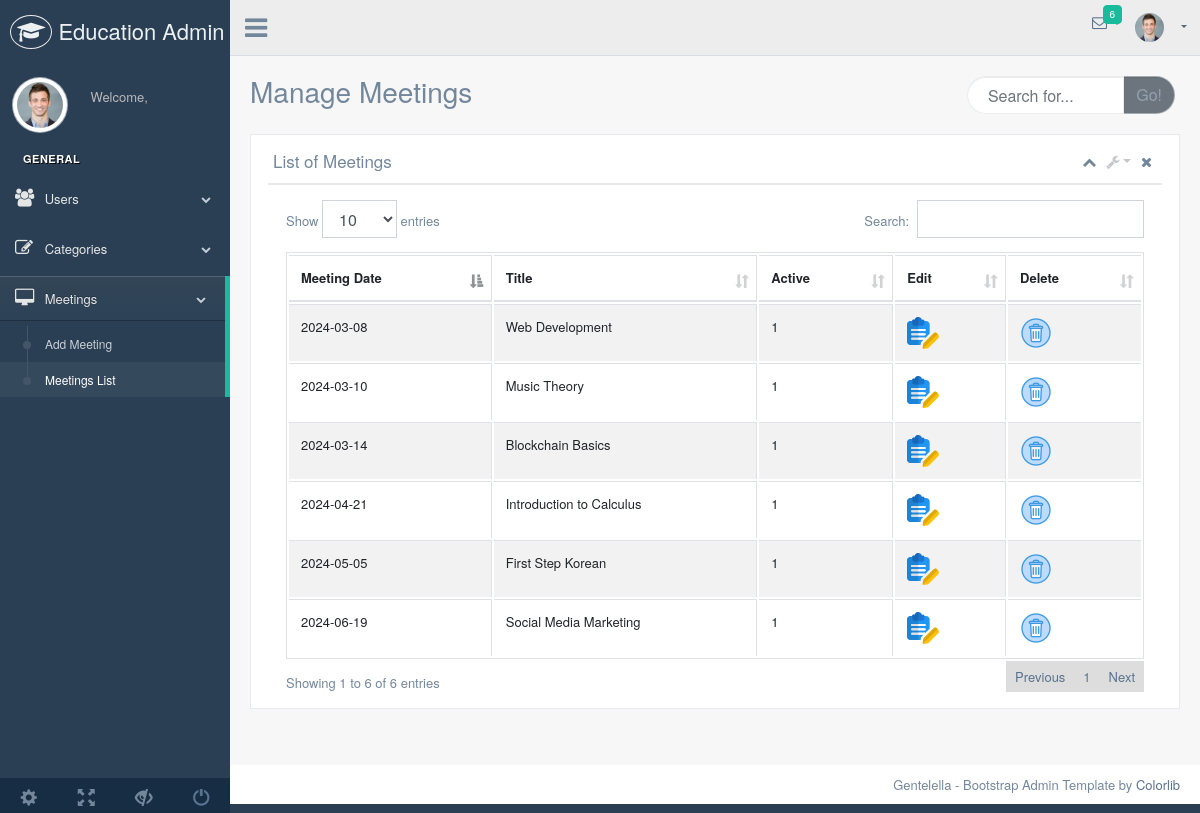
The app's page /admin/meetings.php, older data.
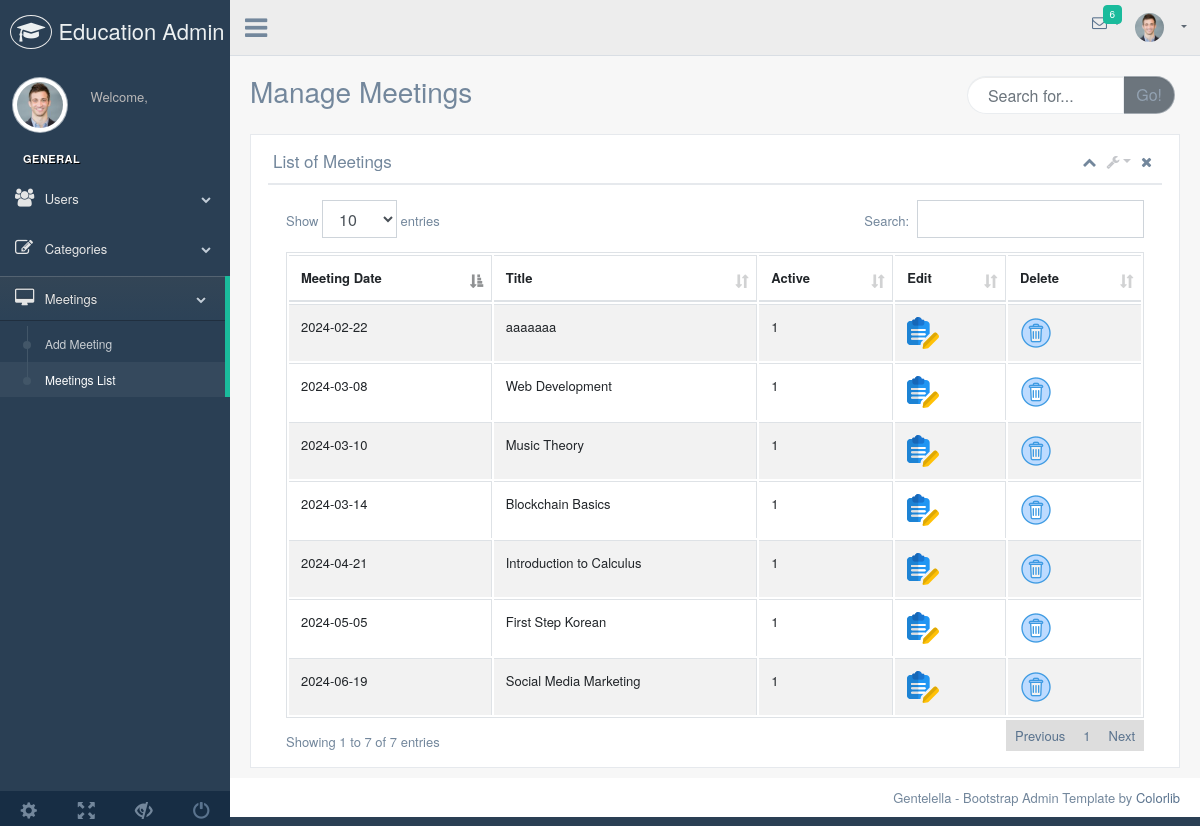
The same page, newer data.
### tables this page shows
CREATE TABLE `meetings` (
  `meeting_id` int(50) UNSIGNED NOT NULL,
  `title` text NOT NULL,
  `locatin` varchar(255) NOT NULL,
  `instructor_name` varchar(100) NOT NULL,
  `meeting_date` date NOT NULL,
  `price` double(255,2) NOT NULL,
  `description` varchar(100) NOT NULL,
  `content` longtext NOT NULL,
  `image` varchar(500) NOT NULL,
  `active` tinyint(1) NOT NULL,
  `category_id` int(50) UNSIGNED NOT NULL
);

### admin/meetings.php (the view, shortened to what the changed rows need)
<?php
include('./db.php');
$std = $dsn->prepare("SELECT * FROM `meetings`" );
$std->execute();
$data = $std->fetchAll();
?>
<!DOCTYPE html>
<html lang="en">
  <head>
    <link href="vendors/bootstrap/dist/css/bootstrap.min.css" rel="stylesheet">
    <link href="vendors/font-awesome/css/font-awesome.min.css" rel="stylesheet">
    <link href="vendors/nprogress/nprogress.css" rel="stylesheet">
    <link href="vendors/iCheck/skins/flat/green.css" rel="stylesheet">
    <link href="vendors/datatables.net-bs/css/dataTables.bootstrap.min.css" rel="stylesheet">
    <link href="vendors/datatables.net-buttons-bs/css/buttons.bootstrap.min.css" rel="stylesheet">
    <link href="vendors/datatables.net-fixedheader-bs/css/fixedHeader.bootstrap.min.css" rel="stylesheet">
    <link href="vendors/datatables.net-responsive-bs/css/responsive.bootstrap.min.css" rel="stylesheet">
    <link href="vendors/datatables.net-scroller-bs/css/scroller.bootstrap.min.css" rel="stylesheet">
    <link href="build/css/custom.min.css" rel="stylesheet">
  </head>
  <body class="nav-md">
    <div class="container body">
      <div class="main_container">
        <div class="right_col" role="main">
          <div class="">
            <div class="row">
              <div class="col-md-12 col-sm-12 ">
                <div class="x_panel">
                  <div class="x_title">
                    <h2>List of Meetings</h2>
                  </div>
                  <div class="x_content">
                      <div class="row">
                          <div class="col-sm-12">
                            <div class="card-box table-responsive">
                    <table id="datatable" class="table table-striped table-bordered" style="width:100%">
                      <thead>
                        <tr>
                          <th>Meeting Date</th>
                          <th>Title</th>
                          <th>Active</th>
                          <th>Edit</th>
                          <th>Delete</th>
                        </tr>
                      </thead>
                      <tbody>
                      <?php
                       foreach($data as $row){
                        echo "
                        <tr>
                          <td>{$row['meeting_date']}</td>
                          <td>{$row['title']}</td>
                          <td>{$row['active']}</td>
                          <td><a href='./editMeeting.php?id={$row['meeting_id']}'><img src='./images/edit.png' alt='Edit'></a></td>
                          <td><a href='./deleteMeeting.php?id={$row['meeting_id']}'><img src='./images/delete.png' alt='Delete'></a></td>
                        </tr>";}
                        ?>
                      </tbody>
                    </table>
                  </div>
                  </div>
              </div>
            </div>
                </div>
              </div>
            </div>
          </div>
        </div>
      </div>
    </div>
  </body>
</html>

Row changes from the older to the newer data that the page shows:
added meetings: meeting_date "2024-02-22", title "aaaaaaa", active "1"
Text that changed along with them:
text written by a page script: "Show entries Search: Showing 1 to 6 of 6 entries Previous 1 Next" → "Show entries Search: Showing 1 to 7 of 7 entries Previous 1 Next"
